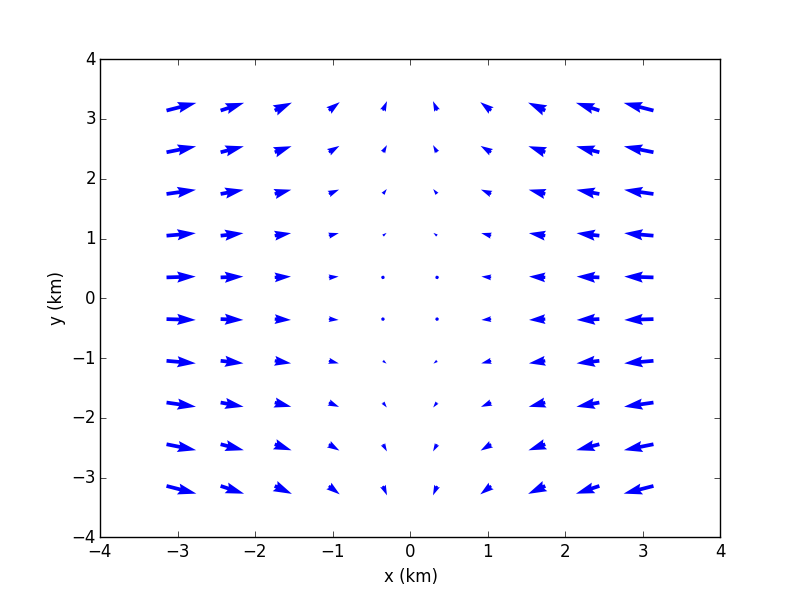

Source code (Python):
from mpl_toolkits.mplot3d import axes3d
import matplotlib.pyplot as plt
import numpy as np

x = np.linspace(np.pi,-(np.pi),10)
y = np.linspace(np.pi,-(np.pi),10)
(X,Y) = np.meshgrid(x,y)
u = -15*X
v = 5*Y
q = plt.quiver(X,Y,u,v,angles='xy',scale=1000,color='b')
#p = plt.quiverkey(q,1,16.5,50,"50 m/s",coordinates='data',color='r')
xl = plt.xlabel("x (km)")
yl = plt.ylabel("y (km)")
plt.show()
